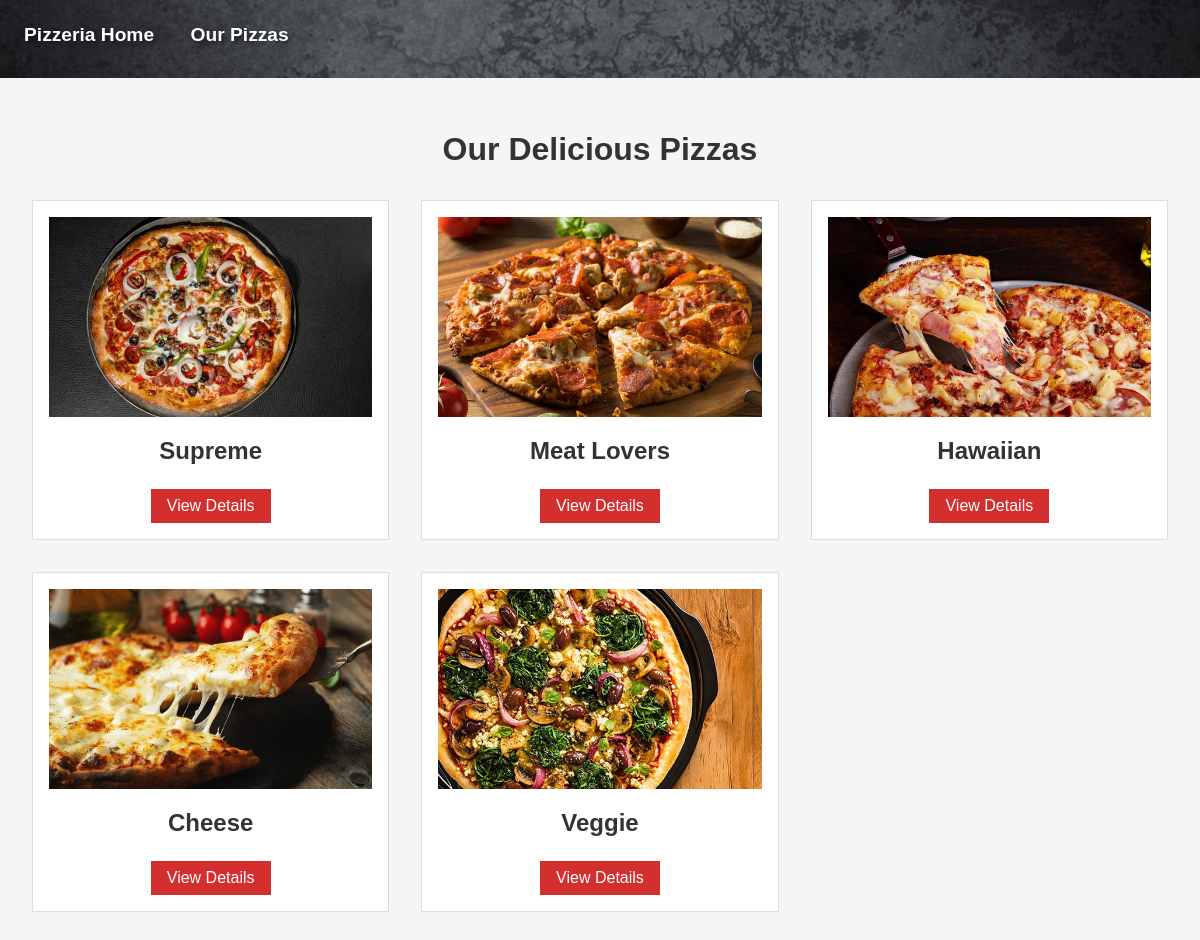
Page /pizzas/ on the committed database.
### pizzas/models.py (models this page shows, shortened)
class Pizza(models.Model):
    pizzas = [
        ('supreme', 'Supreme'),
        ('veggie', 'Veggie'),
        ('meat_lovers', 'Meat Lovers'),
        ('hawaiian', 'Hawaiian'),
        ('cheese', 'Cheese'),
    ]
    pizza_name = models.CharField(max_length=200,choices=pizzas,default='cheese')
    pizza_image = models.ImageField(upload_to='pizza_images/',blank=True,null=True,help_text="Upload an image of this pizza")

### pizzas/views.py (the view)
# urls.py: path('pizzas/', views.pizzas, name='pizzas'),
def pizzas(request):
    pizzas = Pizza.objects.all()
    context = {'pizzas': pizzas}
    return render(request, 'pizzas/pizzas.html', context)

### pizzas/templates/pizzas/pizzas.html (shortened to what this page needs)
{% extends "pizzas/base.html" %}
{% block content %}
<div class="pizza-container">
    <h1>Our Delicious Pizzas</h1>
    <div class="pizza-grid">
        {% for pizza in pizzas %}
        <div class="pizza-card">
            {% if pizza.pizza_image %}
                <img src="{{ pizza.pizza_image.url }}" alt="{{ pizza.get_pizza_name_display }}" class="pizza-image">
            {% else %}
                <div style="height: 200px; background-color: #f0f0f0; display: flex; align-items: center; justify-content: center;">
                    <p>No image available</p>
                </div>
            {% endif %}
            <h2 class="pizza-name">{{ pizza.get_pizza_name_display }}</h2>
            <a href="{% url 'pizzas:pizza_detail' pizza.id %}" class="view-details">View Details</a>
        </div>
        {% empty %}
        <p>No pizzas have been added yet.</p>
        {% endfor %}
    </div>
</div>
{% endblock %}

### pizzas/templates/pizzas/base.html (style rules this page uses)
body { font-family: Arial, sans-serif; margin: 0; padding: 0; background-color: #f5f5f5; }

### pizzas/templates/pizzas/pizzas.html (style rules this page uses)
.pizza-container { max-width: 1200px; margin: 0 auto; padding: 2rem; }
h1 { text-align: center; color: #333; margin-bottom: 2rem; }
.pizza-grid { display: grid; grid-template-columns: repeat(auto-fill, minmax(300px, 1fr)); gap: 2rem; }
.pizza-card { background: white; border: 1px solid #ddd; padding: 1rem; text-align: center; }
.pizza-image { width: 100%; height: 200px; object-fit: cover; }
.pizza-name { font-size: 1.5rem; color: #333; margin: 1rem 0; }
.view-details { display: inline-block; background-color: #d32f2f; color: white; padding: 0.5rem 1rem; text-decoration: none; margin-top: 0.5rem; }

### rows in the picture
Pizza: pizza_image (picture), pizza_name "Supreme"
Pizza: pizza_image (picture), pizza_name "Meat Lovers"
Pizza: pizza_image (picture), pizza_name "Hawaiian"
Pizza: pizza_image (picture), pizza_name "Cheese"
Pizza: pizza_image (picture), pizza_name "Veggie"
